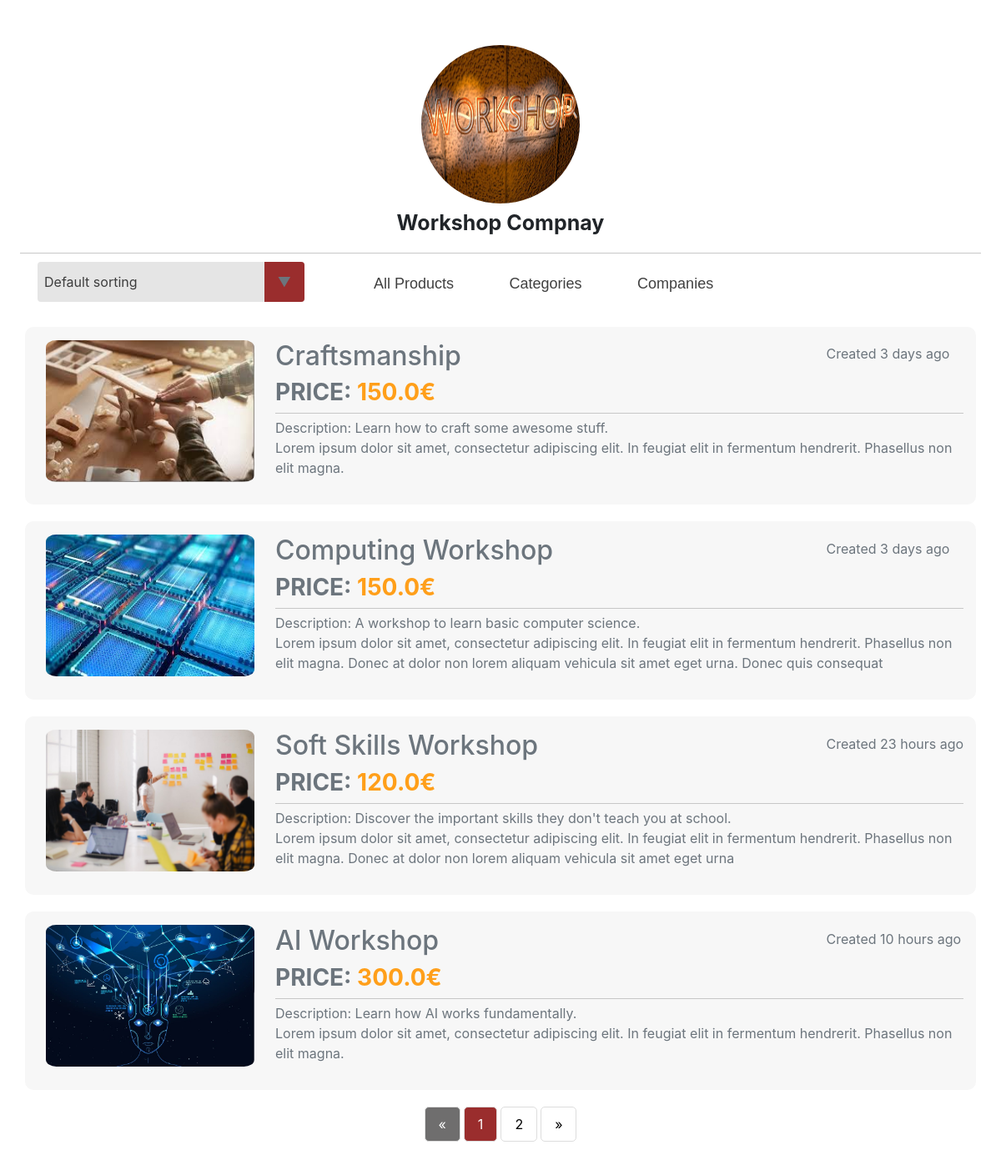
Screenshot of /company/3/ with the database file from the repository.
### product_listing/models/company.py (models this page shows, shortened)
class Company(models.Model):
    name = models.CharField(max_length=50)
    logo = models.CharField(max_length=250)

### product_listing/models/product.py (models this page shows, shortened)
class Product(models.Model):
    name = models.CharField(max_length=50, blank=False, null=False)
    description = models.TextField(max_length=250, blank=False, null=False)
    photo = models.CharField(max_length=250, blank=True, null=True)
    categories = models.ManyToManyField(Category, related_name="products", blank=False)
    company = models.ForeignKey(to=Company, on_delete=models.CASCADE,
                                null=False, blank=False, related_name="products")
    school_type = models.CharField(choices=SchoolType.choices,
                                   max_length=200, null=False, blank=False)
    price = models.FloatField(blank=False, null=False)
    date_created = models.DateTimeField(auto_now_add=True)
    date_modified = models.DateTimeField(auto_now=True)
    end_date = models.DateTimeField()
    @property
    def time_passed_since_creation(self):
        return calculate_passed_time(first_date=datetime.now(), second_date=self.date_created)

### product_listing/views/company_views.py (the view)
# urls.py: url(r'^company/(?P<pk>[0-9]+)/$', SingleCompanyView.as_view(), name='company_products'),
class SingleCompanyView(generic.DetailView):
    model = Company
    template_name = 'other_templates/company_products.html'
    context_object_name = 'company'
    def get_context_data(self, **kwargs):
        company = Company.objects.get(pk=self.kwargs.get('pk'))
        products = get_company_products(company=company)
        context = super(SingleCompanyView, self).get_context_data(**kwargs)
        if self.request.method == 'GET' and 'order_by' in self.request.GET:
            if int(self.request.GET['order_by']) != Constants.DEFAULT:
                products = order_products(products=products,
                                          ordering=int(self.request.GET['order_by']))
                context['order_by'] = self.request.GET['order_by']
        else:
            context['order_by'] = Constants.DEFAULT
        products = paginate_products(products=products,
                                     page=self.request.GET.get('page', 1), elements_count=4)
        context['products'] = products
        context['company'] = company
        return context

### product_listing/utils/common_utils.py (called while the page is built)
def calculate_passed_time(first_date: datetime, second_date: datetime) -> str:
    if first_date.replace(tzinfo=None) < second_date.replace(tzinfo=None):
        raise InvalidDate
    period = first_date.replace(tzinfo=None) - second_date.replace(tzinfo=None)
    if period.days > 0:
        result = f"{period.days} days ago"
    else:
        result = _convert_seconds(period.seconds)
    return result

def _convert_seconds(seconds: int) -> str:
    seconds = seconds % (24 * 3600)
    hour = seconds // 3600
    seconds %= 3600
    minutes = seconds // 60
    seconds %= 60
    if hour > 0:
        return f"{hour} hours ago"
    if minutes > 0:
        return f"{minutes} minutes ago"
    return f"{seconds} seconds ago"

### product_listing/utils/views_utils.py (called while the page is built)
def get_company_products(company: Company) -> Sequence[Product]:
    products = Product.objects.filter(Q(company=company)
                                      & Q(end_date__gt=datetime.now(tz=timezone.utc)))
    return products

def paginate_products(products, page: int, elements_count) -> Sequence[Product]:
    paginator = Paginator(products, elements_count)
    try:
        products = paginator.page(page)
    except PageNotAnInteger:
        products = paginator.page(1)
    except EmptyPage:
        products = paginator.page(paginator.num_pages)
    return products

### templates/other_templates/company_products.html (shortened to what this page needs)
<!DOCTYPE html>
<html lang="en">
    <head>
        {% load static %}
        <link rel="stylesheet" href="{% static 'css/style_company.css' %}">
    </head>
    <body>
        <div class="logo">
            <img alt="Company Logo" src="http://127.0.0.1:8000/{{ company.logo }}">
            <p><strong >{{ company.name }}</strong></p>
            <hr/>
        </div>
        {% include "product_list.html" with products=products %}
    </body>
</html>

### templates/product_list.html (shortened to what this page needs)
<!DOCTYPE html>
<html lang="en">
    <head>
        {% include "other_templates/navbar.html" %}
        {% load static %}
        <link rel="stylesheet" href="{% static 'css/style_list.css' %}">
    </head>
    <body>
        <div class="text-muted">
          <div class="container">
              <div class="select">
                  <select name="sort" id="sort">
                    <option {% if order_by == "0" %}selected="selected"{% endif %} value="0">Default sorting</option>
                  </select>
              </div>
                  {% if products|length == 0 %}
                      <h1 style="margin-top: 150px; text-align: center" >No products exist.</h1>
                  {% else %}
                      <div class="row" style="margin-top: 30px">
                          {% for product in products %}
                              <div class="col-md-12 item">
                                  <div class="row">
                                      <div class="col-xs-3 col-md-3 text-center">
                                          <div class="cover_item">
                                              <a href="{% url 'details_product' pk=product.id %} " target="_self">
                                                  <img src="http://127.0.0.1:8000/{{ product.photo }}"
                                                       alt="Click for details" class="item_img">
                                              </a>
                                          </div>
                                      </div>
                                      <div class="col-sm-9 col-md-9 section-box">
                                          <div class="row">
                                              <a class="col-sm-9 col-md-9" href="{% url 'details_product' pk=product.id %}" target="_self">
                                                  <h2  class="text-muted">{{ product.name }}</h2>
                                              </a>
                                              <span style="margin-top: 0.5%; margin-left: 4%">Created {{ product.time_passed_since_creation }}</span>
                                          </div>
                                          <h3 class="price">  Price: <span>{{ product.price }}€</span></h3>
                                          <hr />
                                          <div class="row rating-desc">
                                              <div class="col-md-12">
                                                  <p>Description: {{ product.description|linebreaksbr }}</p>
                                              </div>
                                          </div>
                                      </div>
                                  </div>
                              </div>
                          {% endfor %}
                      </div>
                  {% endif %}
          </div>
        </div>
        <footer class="text-muted">
            <div class="container">
                {% if products.has_other_pages %}
                    <div class="center">
                        <div class="pagination">
                            {% if products.has_previous %}
                                <a href="?page={{ products.previous_page_number }}&order_by={{ order_by }}">&laquo;</a>
                            {% else %}
                                <a class="disabled">&laquo;</a>
                            {% endif %}
                            {% for i in products.paginator.page_range %}
                                {% if products.number == i %}
                                    <a class="active">{{ i }}</a>
                                {% else %}
                                    <a href="?page={{ i }}&order_by={{ order_by }}">{{ i }}</a>
                                {% endif %}
                            {% endfor %}
                            {% if products.has_next %}
                                  <a href="?page={{ products.next_page_number }}&order_by={{ order_by }}">&raquo;</a>
                            {% else %}
                                <a class="disabled">&raquo;</a>
                            {% endif %}
                        </div>
                    </div>
                {% endif %}
            </div>
        </footer>
    </body>
</html>

### static/css/style_company.css (style rules this page uses)
.logo { position: relative ; top: 15px; margin-bottom: 25px; text-align: center; }
.logo img { width: 200px; height: 200px; max-width: 250px; max-height: 250px; -webkit-border-radius: 50%; -moz-border-radius: 50%; border-radius: 50%; border: 5px solid rgba(255,255,255,0.5); }
.logo hr { margin-top: 0;margin-bottom: 5px;border: 0;border-top: 1px solid rgb(199, 199, 199); }
.logo strong { font-size: 25px }

### static/css/common.css (style rules this page uses)
body { overflow-x: hidden; padding:2%; margin-top:10px; }

### static/css/style_list.css (style rules this page uses)
.section-box hr { margin-top: 0;margin-bottom: 5px;border: 0;border-top: 1px solid rgb(199, 199, 199); }
a:link { text-decoration: none; }
.price { text-transform: UPPERCASE;font-weight: bold; }
.price span { color: #ff9f1a; }
.item { padding-top: 1rem; padding-bottom: 1rem; background-color: #f7f7f7; margin-bottom: 20px; border-radius: 10px; }
.cover_item { position: relative; display: inline-block; overflow: hidden; max-width: 100%; height: auto; border-radius: 5%; margin-left: 10px; }
.cover_item img { display: block; height: 170px; width: 250px; }
.center { text-align: center; }
.pagination { display: inline-block; }
.pagination a { color: black; float: left; padding: 8px 16px; text-decoration: none; border-radius: 5px; border: 1px solid #ddd; margin: 0 2px; }
.pagination a.active { background-color: #9a2d2d; color: white; border-radius: 5px; }
.pagination a.disabled { background-color: #6f6e6e; color: white; border-radius: 5px; }
.pagination a:first-child { border-top-left-radius: 5px; border-bottom-left-radius: 5px; }
.pagination a:last-child { border-top-right-radius: 5px; border-bottom-right-radius: 5px; }
select { -webkit-appearance: none; -moz-appearance: none; -ms-appearance: none; appearance: none; outline: 0; box-shadow: none; border: 0 !important; background: #e5e5e5; background-image: none; }
.select { position: relative; display: flex; width: 20em; height: 3em; line-height: 3; background: #9a2d2d; overflow: hidden; border-radius: .25em; }
select { flex: 1; padding: 0 .5em; color: #3d3d3d; cursor: pointer; }
.select::after { content: '\25BC'; position: absolute; top: 0; right: 0; padding: 0 1em; background: #9a2d2d; cursor: pointer; pointer-events: none; -webkit-transition: .25s all ease; -o-transition: .25s all ease; transition: .25s all ease; }

### rows the page displays
Company: logo (picture), name "Workshop Compnay"
Product: photo (picture), name "Craftsmanship", time_passed_since_creation "3 days ago", price "150.0", description "Learn how to craft some awesome stuff. Lorem ipsum dolor sit amet, consectetur adipiscing elit. In feugiat elit in fermentum hendrerit. Phasellus non elit magna."
Product: photo (picture), name "Computing Workshop", time_passed_since_creation "3 days ago", price "150.0", description "A workshop to learn basic computer science. Lorem ipsum dolor sit amet, consectetur adipiscing elit. In feugiat elit in fermentum hendrerit. Phasellus non elit magna. Donec at dolor non lorem aliquam vehicula sit amet eget urna. Donec quis consequat"
Product: photo (picture), name "Soft Skills Workshop", time_passed_since_creation "23 hours ago", price "120.0", description "Discover the important skills they don't teach you at school. Lorem ipsum dolor sit amet, consectetur adipiscing elit. In feugiat elit in fermentum hendrerit. Phasellus non elit magna. Donec at dolor non lorem aliquam vehicula sit amet eget urna"
Product: photo (picture), name "AI Workshop", time_passed_since_creation "10 hours ago", price "300.0", description "Learn how AI works fundamentally. Lorem ipsum dolor sit amet, consectetur adipiscing elit. In feugiat elit in fermentum hendrerit. Phasellus non elit magna."

### other values shown
{{ i }} "1"
{{ i }} "2"
